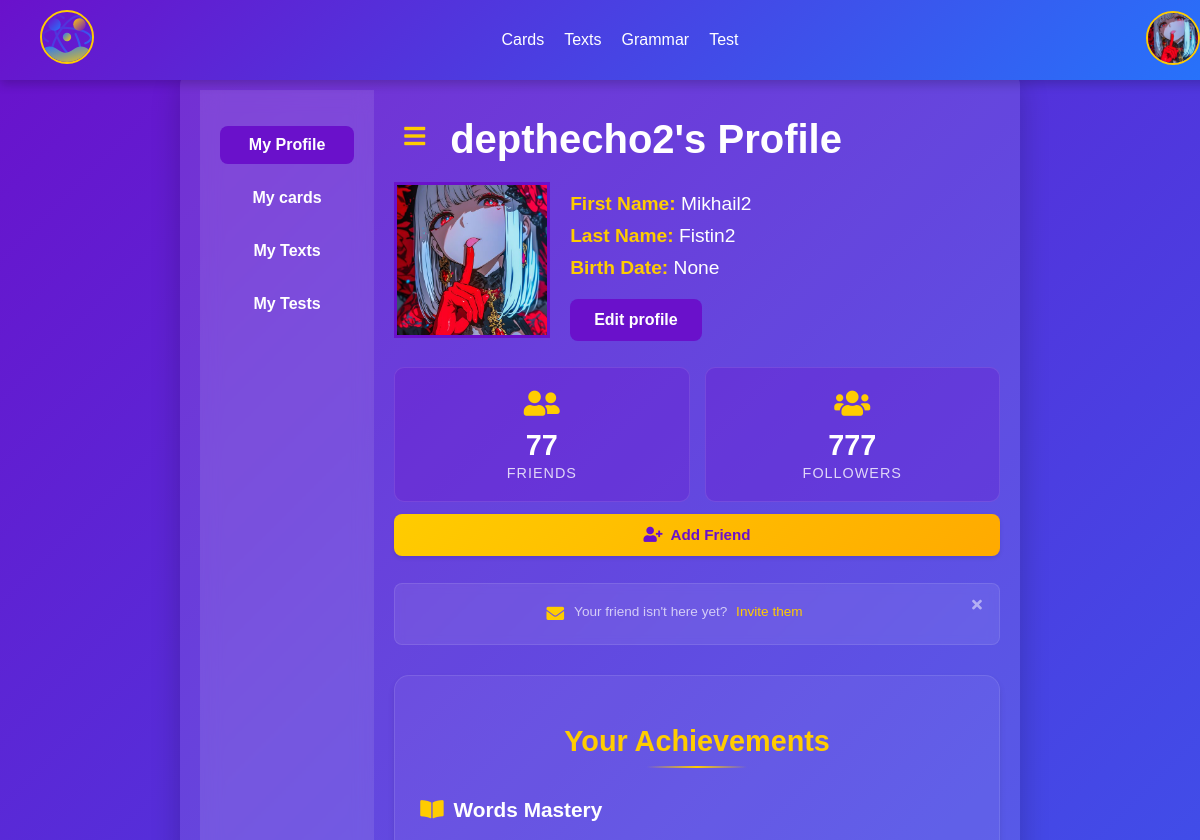
Before: /profile/ (signed in, upper part) with the older database file.
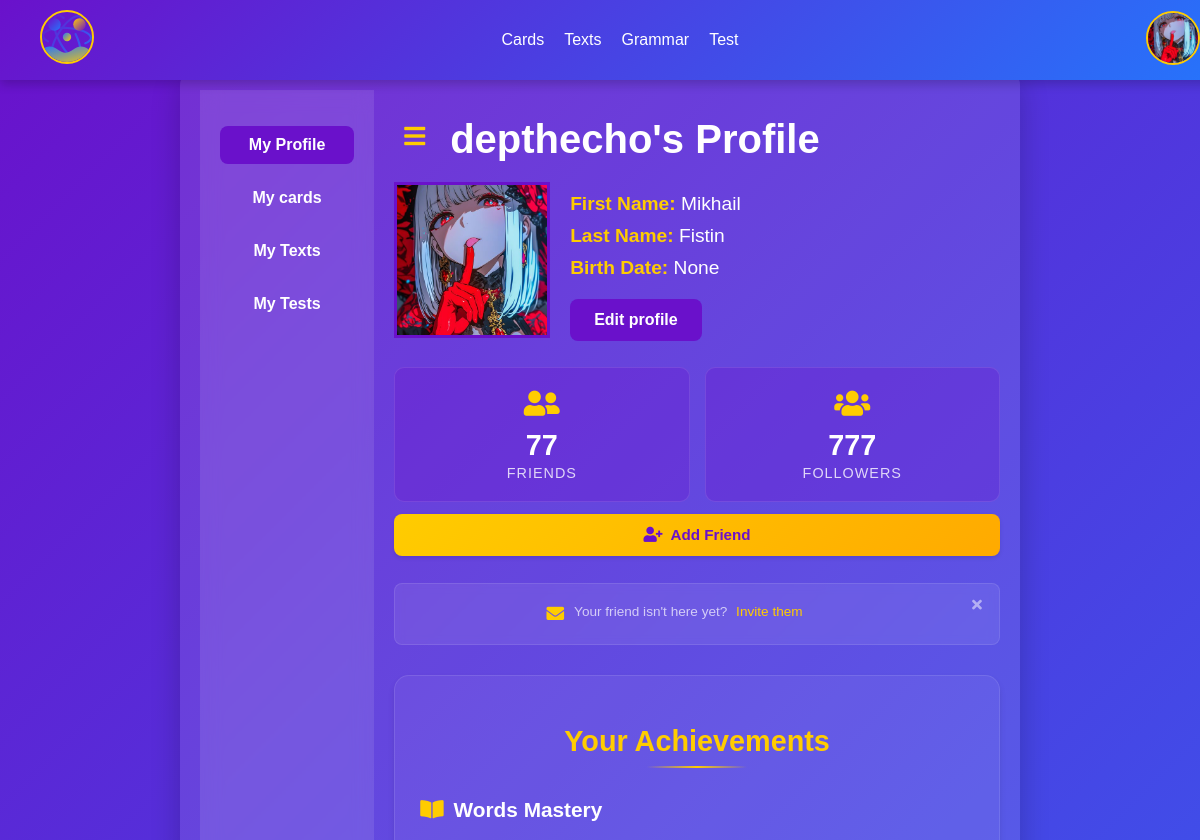
After: the same page with the newer database file.
### mainpage/models.py (models this page shows, shortened)
class CustomUser(AbstractBaseUser, PermissionsMixin):
    username: models.CharField = models.CharField(
        max_length=150,
        unique=True,
        db_index=True,
        null=False
    )
    email: models.EmailField = models.EmailField(
        unique=True,
        null=False
    )
    first_name: models.CharField = models.CharField(
        max_length=30,
        blank=True,
        null=True
    )
    last_name: models.CharField = models.CharField(
        max_length=150,
        blank=True,
        null=True
    )
    is_active: models.BooleanField = models.BooleanField(
        default=True
    )
    is_staff: models.BooleanField = models.BooleanField(
        default=False
    )
    date_joined: models.DateTimeField = models.DateTimeField(
        default=timezone.now
    )
    last_login: models.DateTimeField = models.DateTimeField(
        null=True,
        blank=True
    )
    groups: models.ManyToManyField = models.ManyToManyField(
        Group,
        verbose_name='groups',
        blank=True,
        help_text='The groups this user belongs to.',
        related_name='customuser_set',
        related_query_name='customuser',
    )
    user_permissions: models.ManyToManyField = models.ManyToManyField(
        Permission,
        verbose_name='user permissions',
        blank=True,
        help_text='Specific permissions for this user.',
        related_name='customuser_set',
        related_query_name='customuser',
    )
    objects: BaseManager['CustomUser'] = CustomUserManager()
    USERNAME_FIELD: str = 'username'
    REQUIRED_FIELDS: list[str] = ['email']
    class Meta:
        verbose_name: str = 'user'
        verbose_name_plural: str = 'users'

### profilepage/models.py (models this page shows, shortened)
class Profile(models.Model):
    user: models.OneToOneField[UserModel] = models.OneToOneField(
        settings.AUTH_USER_MODEL,
        on_delete=models.CASCADE,
        related_name='profile'
    )
    username: models.CharField = models.CharField(
        max_length=150,
        verbose_name='Username'
    )
    email: models.EmailField = models.EmailField(
        verbose_name='Email'
    )
    first_name: models.CharField = models.CharField(
        max_length=30,
        verbose_name='First Name'
    )
    last_name: models.CharField = models.CharField(
        max_length=150,
        verbose_name='Last Name'
    )
    words_learned: models.PositiveIntegerField = models.PositiveIntegerField(
        default=0,
        verbose_name='Words Learned'
    )
    texts_read: models.PositiveIntegerField = models.PositiveIntegerField(
        default=0,
        verbose_name='Texts Read'
    )
    tests_completed: models.PositiveIntegerField = models.PositiveIntegerField(
        default=0,
        verbose_name='Tests Completed'
    )
    streak: models.PositiveIntegerField = models.PositiveIntegerField(
        default=0,
        verbose_name='Current Streak'
    )
    friends_count: models.PositiveIntegerField = models.PositiveIntegerField(
        default=0,
        verbose_name='Friends Count'
    )
    followers_count: models.PositiveIntegerField = models.PositiveIntegerField(
        default=0,
        verbose_name='Followers Count'
    )
    avatar: models.ImageField = models.ImageField(
        upload_to=avatar_upload_path,
        default='avatars/default_user.png',
        verbose_name='Avatar'
    )
    birth_date: models.DateField = models.DateField(
        null=True,
        blank=True,
        verbose_name='Birth Date'
    )
    study_start_date: models.DateField = models.DateField(
        auto_now_add=True,
        verbose_name='Study Start Date',
        blank=True
    )
    hide_first_name: models.BooleanField = models.BooleanField(
        default=False,
        verbose_name='Hide First Name'
    )
    hide_last_name: models.BooleanField = models.BooleanField(
        default=False,
        verbose_name='Hide Last Name'
    )
    hide_birth_date: models.BooleanField = models.BooleanField(
        default=False,
        verbose_name='Hide Birth Date'
    )
    bio: models.TextField = models.TextField(
        max_length=500,
        blank=True,
        verbose_name='Biography'
    )
    website: models.URLField = models.URLField(
        blank=True,
        verbose_name='Website'
    )
    location: models.CharField = models.CharField(
        max_length=100,
        blank=True,
        verbose_name='Location'
    )
    objects: models.Manager['Profile']
    def get_achievements(self, badge_type: Optional[str] = None) -> models.QuerySet['Achievement']:
        achievements = Achievement.objects.filter(user=self.user)
        if badge_type:
            achievements = achievements.filter(badge_type=badge_type)
        return achievements

### profilepage/views.py (the view)
# urls.py: path('', views.profile_page, name='profile'),
@login_required
def profile_page(request: HttpRequest) -> HttpResponse:
    profile_service: ProfileService = ProfileService(request.user)
    user_profile: Profile = profile_service.get_or_create_profile()
    profile_service.check_achievements()
    return render(request, 'profilepage/profile_page.html', {
        'profile': user_profile,
        'achievements': user_profile.get_achievements()
    })

### profilepage/services.py (called while the page is built)
    @classmethod
    def check_achievements(cls, user: AbstractBaseUser, profile: Profile) -> None:
        for badge_type in cls.ACHIEVEMENT_THRESHOLDS:
            cls._check_single_type(user, profile, badge_type)

    @classmethod
    def _check_single_type(
            cls,
            user: AbstractBaseUser,
            profile: Profile,
            badge_type: str
    ) -> None:
        attr_name: str = (
            f"{badge_type}_learned" if badge_type == 'words'
            else f"{badge_type}_read" if badge_type == 'texts'
            else f"{badge_type}_completed"
        )
        current_value: int = getattr(profile, attr_name)
        for level, threshold in cls.ACHIEVEMENT_THRESHOLDS[badge_type].items():
            if current_value >= threshold:
                Achievement.objects.get_or_create(
                    user=user,
                    badge_type=badge_type,
                    level=level,
                    defaults={'achieved_at': timezone.now()}
                )

    def get_or_create_profile(self) -> Profile:
        profile: Profile
        created: bool
        profile, created = Profile.objects.get_or_create(
            user=self.user,
            defaults={
                'username': self.user.username,
                'email': self.user.email,
                'first_name': '',
                'last_name': ''
            }
        )
        return profile

    def check_achievements(self) -> bool:
        profile: Profile = self.get_or_create_profile()
        AchievementChecker.check_achievements(self.user, profile)
        return True

### profilepage/templates/profilepage/profile_page.html (shortened to what this page needs)
{% extends 'mainpage/base.html' %}
{% load static %}
{% load profile_tags %}
{% block extra_css %}
    <link rel="stylesheet" href="{% static 'style/navbar.css' %}">
    <link rel="stylesheet" href="{% static 'style/profile.css' %}">
    <link rel="stylesheet" href="https://cdnjs.cloudflare.com/ajax/libs/font-awesome/5.15.4/css/all.min.css">
{% endblock %}
{% block content %}
{% include 'mainpage/navbar.html' %}
<div class="main-container">
    <div class="profile-container">
        {% include 'profilepage/sidebar.html' %}
        <div class="profile-content-wrapper">
            <div class="header-with-toggle">
                <button class="sidebar-toggle" id="sidebarToggle">
                    <i class="fas fa-bars"></i>
                </button>
                <h1>{{ profile.username }}'s Profile</h1>
            </div>
            <div class="profile-content">
                <div class="avatar-container">
                    <img src="{{ profile.avatar.url }}" alt="User Avatar" class="avatar-img">
                </div>
                <div class="user-info">
                    <p><strong>First Name:</strong> {{ profile.first_name }}</p>
                    <p><strong>Last Name:</strong> {{ profile.last_name }}</p>
                    <p><strong>Birth Date:</strong> {{ profile.birth_date }}</p>
                    <div class="buttons">
                        <a href="{% url 'update_profile' %}" class="cta-button">Edit profile</a>
                    </div>
                </div>
            </div>
            {% include 'profilepage/social_stats.html' %}
            <div class="achievements-section">
                <h2>Your Achievements</h2>
                <div class="badge-category">
                    <h3><i class="fas fa-book-open"></i> Words Mastery</h3>
                </div>
            </div>
        </div>
    </div>
</div>
{% endblock %}

### mainpage/templates/mainpage/base.html (shortened to what this page needs)
<!DOCTYPE html>
{% load static %}
<html lang="en">
<head>
    <link rel="stylesheet" href="{% static 'style/style.css' %}">
    <link rel="stylesheet" href="{% static 'style/footer.css' %}">
    <link rel="stylesheet" href="https://cdnjs.cloudflare.com/ajax/libs/font-awesome/6.0.0/css/all.min.css">
    {% block extra_css %}{% endblock %}
</head>
<body>
{% block content %}
{% endblock %}
</body>
</html>

### mainpage/templates/mainpage/navbar.html (shortened to what this page needs)
{% load static %}
<nav class="navbar">
    <div class="navbar-container">
        <div class="navbar-logo">
            <a href="{% url 'home' %}"><img src="{% static 'favicon/logo.svg' %}" id="logo-img"></a>
        </div>
        <div class="navbar-links">
            <a href="{% url 'my_cards' %}" class="navbar-link">Cards</a>
            <a href="#" class="navbar-link">Texts</a>
            <a href="#" class="navbar-link">Grammar</a>
            <a href="#" class="navbar-link">Test</a>
        </div>
        <div class="navbar-auth">
            {% if user.is_authenticated %}
                <div class="avatar-dropdown" id="avatarDropdown">
                    <img src="{{ user.profile.avatar.url }}" alt="User Avatar" class="avatar-img" id="avatar-img">
                </div>
            {% else %}
                <div class="navbar-auth-buttons">
                    <a href="{% url 'login' %}" class="navbar-button">Log In</a>
                    <a href="#" class="settings-icon">⚙️</a>
                </div>
            {% endif %}
        </div>
    </div>
</nav>

### profilepage/templates/profilepage/sidebar.html
<div class="sidebar" id="sidebar">
    <ul>
        <li><a href="#" class="active">My Profile</a></li>
        <li><a href="{% url 'my_cards' %}">My cards</a></li>
        <li><a href="#">My Texts</a></li>
        <li><a href="#">My Tests</a></li>
    </ul>
</div>

### profilepage/templates/profilepage/social_stats.html
<div class="social-stats">
    <div class="social-stats-top">
        <div class="social-stat-item">
            <div class="social-stat-icon">
                <i class="fas fa-user-friends"></i>
            </div>
            <div class="social-stat-info">
                <p class="social-stat-number">{{ profile.friends_count }}</p>
                <p class="social-stat-label">Friends</p>
            </div>
        </div>
        <div class="social-stat-item">
            <div class="social-stat-icon">
                <i class="fas fa-users"></i>
            </div>
            <div class="social-stat-info">
                <p class="social-stat-number">{{ profile.followers_count }}</p>
                <p class="social-stat-label">Followers</p>
            </div>
        </div>
    </div>
    <button class="add-friend-button">
        <i class="fas fa-user-plus"></i>
        Add Friend
    </button>
    <div class="invite-notification" id="inviteNotification">
        <button class="close-invite-btn" id="closeInviteBtn">
            <i class="fas fa-times"></i>
        </button>
        <div class="invite-content">
            <i class="fas fa-envelope invite-icon"></i>
            <p class="invite-text">
                Your friend isn't here yet?
                <a href="#" class="invite-link">Invite them</a>
            </p>
        </div>
    </div>
</div>

### mainpage/static/style/navbar.css (style rules this page uses)
html, body { margin: 0; padding: 0; width: 100%; height: 100%; }
.navbar { background: linear-gradient(135deg, #6a11cb, #2575fc); padding: 10px 20px; box-shadow: 0 4px 10px rgba(0, 0, 0, 0.2); width: 100%; position: fixed; top: 0; left: 0; z-index: 1000; }
.navbar-container { display: flex; justify-content: space-between; align-items: center; max-width: 1200px; margin: 0 auto; padding: 0 20px; }
.navbar-logo a { color: white; font-size: 1.5rem; font-weight: bold; text-decoration: none; }
.navbar-links { display: flex; gap: 20px; }
.navbar-link { color: white; text-decoration: none; font-size: 1rem; font-weight: 500; transition: color 0.3s ease; }
.navbar-auth { display: flex; align-items: center; gap: 10px; }
.avatar-dropdown { position: relative; cursor: pointer; }
#avatar-img, #logo-img { width: 50px; height: 50px; border-radius: 50%; object-fit: cover; border: 2px solid #ffcc00; transition: transform 0.3s ease; }

Changed rows visible on the page:
changed Profile "None": username "depthecho2" → "depthecho"; first_name "Mikhail2" → "Mikhail"; last_name "Fistin2" → "Fistin"
